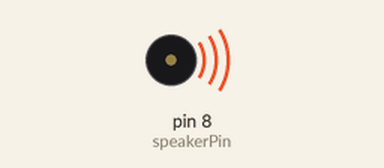
Simulated run of this sketch. Board: Arduino Uno, built with avr-gcc and run on an emulated ATmega328P. On the bench: buzzer (waves = sounding).

Above: at 0.1 s.
Timing chart, 0 to 1.6 s (numbered marks = the images above):
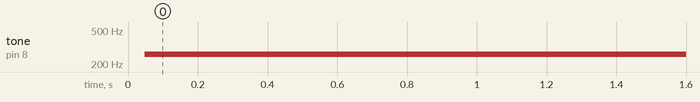

The sketch:

simpleSound.ino
```cpp
int speakerPin = 8;  // Speaker connected to digital pin 8
int toneFrequency = 260; // Frequency of the tone in Hz (440Hz is the A note)

void setup() {
  pinMode(speakerPin, OUTPUT); // Set speaker pin as an output
}

void loop() {
  long duration = 1000000 / toneFrequency / 2; // Calculate the duration of each toggle
  // This is half the period of the frequency

  while(true) {
    digitalWrite(speakerPin, HIGH); // Set the speaker pin to high
    delayMicroseconds(duration);    // Wait for 'duration' microseconds

    digitalWrite(speakerPin, LOW);  // Set the speaker pin to low
    delayMicroseconds(duration);    // Wait for 'duration' microseconds
  }
  // The loop runs indefinitely to continuously produce the tone
}
```

Measured:
- by itself, tone on pin 8 (speakerPin): silent → 260 Hz at 0.05 s
